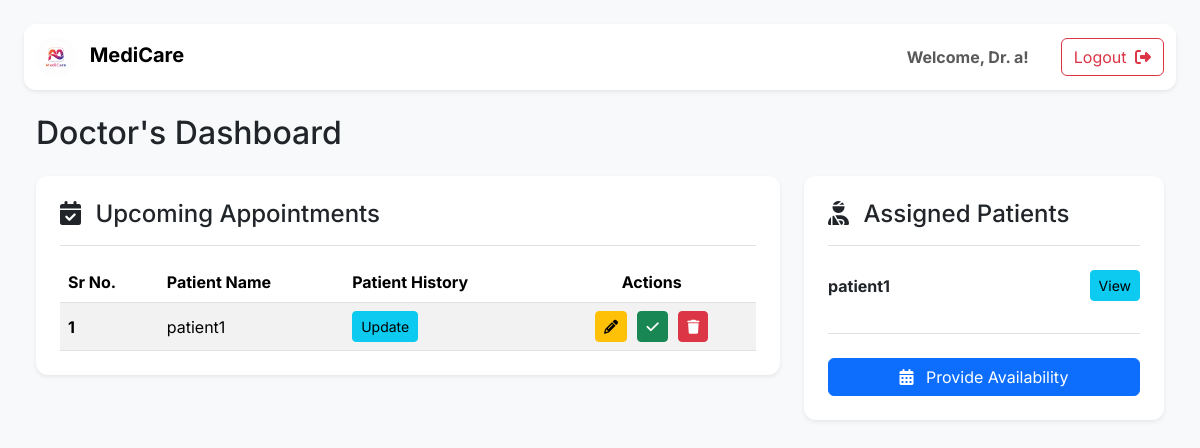
The app's page /doctor (signed in) with its own data.
### application/models.py (models this page shows)
class User(db.Model):
    __tablename__ = 'user'
    id = db.Column(db.Integer(),primary_key = True)
    blocked = db.Column(db.Boolean(), default=False, nullable=False)
    username = db.Column(db.String(), unique=True, nullable=False)
    password = db.Column(db.String(), nullable=False)
    type = db.Column(db.String(), default="patient", nullable=False)
    patient = db.relationship('Patient', backref='user', cascade="all, delete-orphan")
    doctor = db.relationship('Doctor', backref='user', cascade="all, delete-orphan")

class Appointment(db.Model):
    __tablename__ = 'appointment'
    id = db.Column(db.Integer(),primary_key = True)
    patient_id = db.Column(db.Integer(), db.ForeignKey('patient.id', ondelete="CASCADE"), nullable=False)
    doctor_id = db.Column(db.Integer(), db.ForeignKey('doctor.id', ondelete="CASCADE"), nullable=False)
    date = db.Column(db.String(), nullable=False)
    time = db.Column(db.String(), nullable=False)
    visit_type = db.Column(db.String(), default="In-person", nullable=False)

class Patient(db.Model):
    __tablename__ = 'patient'
    id = db.Column(db.Integer(),primary_key = True)
    blocked = db.Column(db.Boolean(), default=False, nullable=False)
    user_id = db.Column(db.Integer(), db.ForeignKey('user.id', ondelete="CASCADE"), nullable=False)
    name = db.Column(db.String(), nullable=False)
    age = db.Column(db.Integer(), nullable=False)
    gender = db.Column(db.String(), nullable=False)
    phone = db.Column(db.String(), nullable=False)
    email = db.Column(db.String(), nullable=False)
    appointment = db.relationship('Appointment', backref='patient', cascade="all, delete-orphan")

### application/controllers.py (the view)
@app.route("/doctor")
def doctor_dash():
    user = require_login()
    doctor = Doctor.query.filter_by(user_id=user.id).first()
    if not doctor:
        flash("Doctor profile not found!", "danger")
        return redirect("/login")
    appointments = Appointment.query.filter_by(doctor_id=doctor.id).all()
    patients = {a.patient for a in appointments}
    return render_template("doctor_dash.html",
        doctor=doctor, this_user=user, appointments=appointments, patients=patients)

### application/controllers.py (called while the page is built)
def current_user():
    uid = session.get("user_id")
    return User.query.get(uid) if uid else None

def require_login():
    user = current_user()
    return user if user else redirect("/login")

### templates/doctor_dash.html (shortened to what this page needs)
<!DOCTYPE html>
<html lang="en">
<head>
    <link href="https://cdn.jsdelivr.net/npm/bootstrap@5.3.2/dist/css/bootstrap.min.css" rel="stylesheet">
</head>
<body class="p-4">
    <nav class="navbar navbar-expand-lg navbar-light bg-white shadow-sm sticky-top mb-4"
        style="border-radius: 0.75rem;">
        <div class="container-fluid">
            <a class="navbar-brand" href="/">
                <img src="../static/logo2.png" alt="Logo" style="height: 40px; border-radius: 50%;">
                <span class="fw-bold ms-2">MediCare</span>
            </a>
            <div class="collapse navbar-collapse" id="doctorNav">
                <div class="ms-auto d-flex flex-wrap align-items-center">
                    <span class="navbar-text fw-bold me-3 d-none d-lg-block">
                        Welcome, {{this_user.username}}!
                    </span>
                    <a href="/logout" class="btn btn-outline-danger ms-lg-3">
                        Logout <i class="fa-solid fa-right-from-bracket ms-1"></i>
                    </a>
                </div>
            </div>
        </div>
    </nav>
    <main class="container-fluid">
        <h2 class="mb-4">Doctor's Dashboard</h2>
        <div class="row">
            <div class="col-lg-8">
                <div class="card shadow-sm p-4 mb-4">
                    <div class="mb-3 pb-3 border-bottom">
                        <h4 class="mb-0"><i class="fa-solid fa-calendar-check me-2"></i> Upcoming Appointments</h4>
                    </div>
                    <div class="table-responsive">
                        <table class="table table-striped mb-0 align-middle">
                            <thead>
                                <tr>
                                    <th scope="col">Sr No.</th>
                                    <th scope="col">Patient Name</th>
                                    <th scope="col">Patient History</th>
                                    <th scope="col" class="text-center">Actions</th>
                                </tr>
                            </thead>
                            <tbody>
                                {% if appointments %}
                                {% for a in appointments %}
                                <tr>
                                    <th scope="row">{{ loop.index }}</th>
                                    <td>{{ a.patient.name }}</td>
                                    <td>
                                        <a href="/record_visit/{{a.id}}"
                                            class="btn btn-sm btn-info">Update</a>
                                    </td>
                                    <td class="text-center">
                                        <a href="/edit_appointment/{{ a.id }}"
                                            class="btn btn-sm btn-warning btn-table-action">
                                            <i class="fa-solid fa-pencil"></i>
                                        </a>
                                        <a href="/complete_appointment/{{ a.id }}"
                                            class="btn btn-sm btn-success btn-table-action">
                                            <i class="fa-solid fa-check"></i>
                                        </a>
                                        <a href="/delete_appointment/{{ a.id }}"
                                            class="btn btn-sm btn-danger btn-table-action">
                                            <i class="fa-solid fa-trash"></i>
                                        </a>
                                    </td>
                                </tr>
                                {% endfor %}
                                {% else %}
                                <tr>
                                    <td colspan="4" class="text-center text-muted">
                                        No upcoming appointments.
                                    </td>
                                </tr>
                                {% endif %}
                            </tbody>
                        </table>
                    </div>
                </div>
            </div>
            <div class="col-lg-4">
                <div class="card shadow-sm p-4 mb-4">
                    <div class="mb-3 pb-3 border-bottom">
                        <h4 class="mb-0"><i class="fa-solid fa-user-injured me-2"></i> Assigned Patients</h4>
                    </div>
                    <ul class="list-group list-group-flush">
                        {% if patients %}
                        {% for p in patients %}
                        <li class="list-group-item d-flex justify-content-between align-items-center px-0">
                            <strong>{{ p.name }}</strong>
                            <a href="/view_patient/{{ p.id }}" class="btn btn-sm btn-info">View</a>
                        </li>
                        {% endfor %}
                        {% else %}
                        <li class="list-group-item text-muted text-center">No assigned patients.</li>
                        {% endif %}
                    </ul>
                    <div class="d-grid mt-4 pt-4 border-top">
                        <a href="/doctor/set_availability" class="btn btn-primary">
                            <i class="fa-solid fa-calendar-days me-2"></i> Provide Availability
                        </a>
                    </div>
                </div>
            </div>
        </div>
    </main>
</body>
</html>

### templates/doctor_dash.html (style rules this page uses)
body { font-family: 'Inter', sans-serif; background-color: #f8f9fa; }
.card { border: none; border-radius: 0.75rem; }
.btn-table-action { margin: 0 3px; }

### records on screen
User: username "Dr. a"
Appointment: patient.name "patient1"
Patient: name "patient1"
